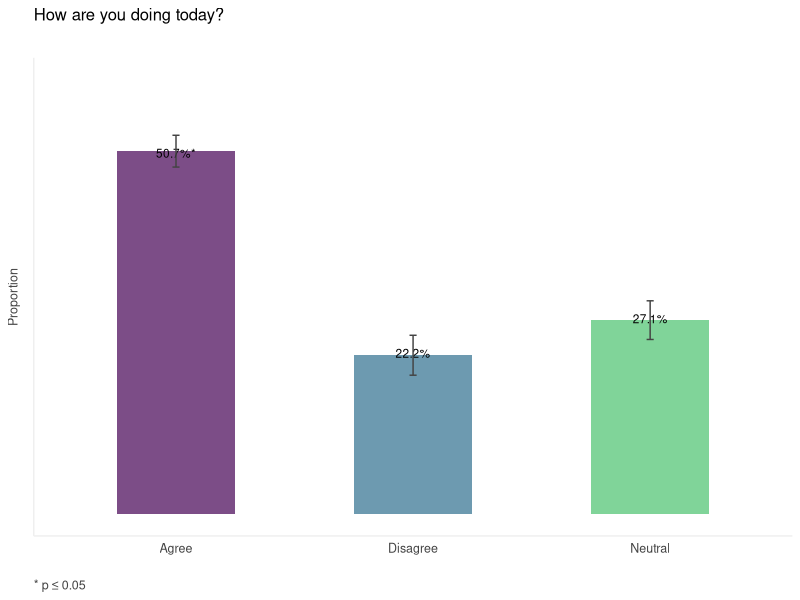
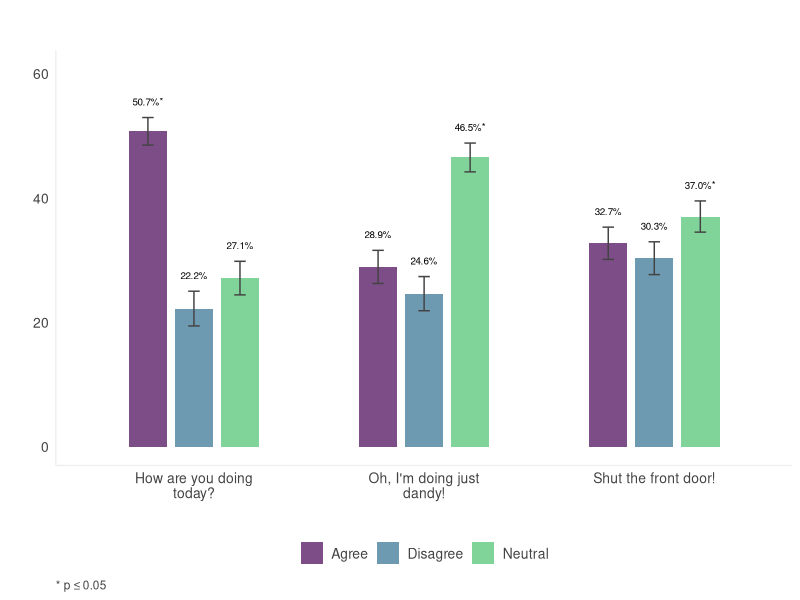
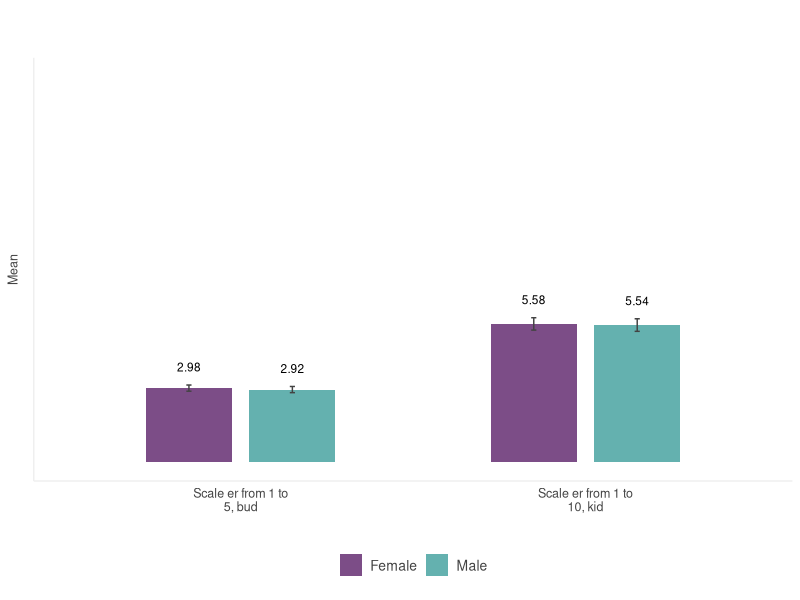

Generate these figures, in order, with R:
## ---- chunk 1
# Import dependencies
library(dplyr)
library(ggplot2)
library(ggtext)
library(stringr)
library(tidyr)
library(viridis)
## ---- chunk 2
# This function renders a bar plot...with many options
render_barplot <- function(items, test = "lm", ...) {
  
  # Get optional arguments
  options <- list(...)
  
  # Check whether optional arguments are set
  if(is.character(options$item_labels)) names(items) <- options$item_labels
  if(is.numeric(options$plot_width) & is.numeric(options$plot_height)) options(repr.plot.width = options$plot_width, repr.plot.height = options$plot_height)
  if(is.character(options$plot_font_face)) plot_font_face <- options$plot_font_face else plot_font_face <- "Roboto"
  if(is.numeric(options$plot_title_font_size)) plot_title_font_size <- options$plot_title_font_size else plot_title_font_size <- 10
  if(length(options$x_axis_label)) x_axis_label <- options$x_axis_label else x_axis_label <- ""
  if(length(options$y_axis_label)) y_axis_label <- options$y_axis_label else y_axis_label <- ""
  if(is.numeric(options$axis_text_font_size)) axis_text_font_size <- options$axis_text_font_size else axis_text_font_size <- 10
  if(is.numeric(options$label_font_size)) label_font_size <- options$label_font_size else label_font_size <- 2.5
  if(is.character(options$label_color)) label_color <- options$label_color else label_color <- "#434343"
  if(is.numeric(options$error_bar_size)) error_bar_size <- options$error_bar_size else error_bar_size <- 0.15
  if(isFALSE(options$show_legend)) show_legend <- "none" else show_legend <- "bottom"
  if(isFALSE(options$show_x_axis)) x_axis_text <- element_blank() else x_axis_text <- element_text(color = label_color, size = axis_text_font_size)
  if(isFALSE(options$show_y_axis)) y_axis_text <- element_blank() else y_axis_text <- element_text(color = label_color, size = axis_text_font_size)
  if(is.numeric(options$legend_font_size)) legend_font_size <- options$legend_font_size else legend_font_size <- 10
  if(is.numeric(options$transparency)) transparency <- options$transparency else transparency <- 0.7
  if(is.numeric(options$alpha_level)) alpha_level <- options$alpha_level else alpha_level <- 0.05
  if(is.numeric(options$label_wrap_size)) label_wrap_size <- options$label_wrap_size else label_wrap_size <- 20
  if(is.numeric(options$data_label_position)) data_label_position <- options$data_label_position * -1 else data_label_position <- 2.5
  if(is.numeric(options$decimals)) decimals <- options$decimals else decimals <- 1
  if(is.vector(options$grouping_variable %>% unlist)) grouping_variable <- options$grouping_variable

  get_means <- function(response, response_label, predictor, alpha_level = 0.05) {

    x <- tibble(response = response, predictor = predictor)

    df <- tibble()

    for(level in unique(x$predictor)) {
      model <- lm(response ~ 1, data = x %>% filter(predictor == level))
      df <- bind_rows(
        df,
        tibble(
            level = level,
            mean = round(model$coefficients %>% as.vector, decimals),
            ci_lower = confint(model)[1,1],
            ci_upper = confint(model)[1,2]
        )
      )
    }
    
    df <- df %>%
      mutate(
        item = !! response_label,
        stat_sig = ""
      ) %>%
      relocate(item, .before = level)

    model <- lm(response ~ predictor, data = x)
    p <- summary(model)$coefficients[2,4]

    if(p <= alpha_level) df$stat_sig <- c("*", "")


    return(df)
    
}

  # This function runs a chi-square goodness of fit test and computes props for a nominal vector
  get_props <- function(x, label, alpha_level = 0.05) {
    
    # Run Chi-square goodness of fit test
    test <- chisq.test(
      x = x %>%
        table %>% 
        unname
    )
    
    # Compute props
    props <- x %>% 
      table %>%
      prop.table %>%
      as_tibble %>%
      rename(level = ".", prop = n) %>%
      mutate(
        item = label,
        n = x %>%
          table %>%
          unname,
        error = sqrt((prop * (1 - prop)) / n) * 100,
        prop = round(prop * 100, decimals),
        ci_lower = prop - error,
        ci_upper = prop + error,
        stat_sig = ""
      ) %>%
      relocate(item, .before = level) %>%
      rename(mean = prop)
    
    # If stat sig
    if(test$p.value <= alpha_level) {
      
      # Identify prop with largest residual
      largest_residual <- which(abs(test$residuals) == max(abs(test$residuals)))
      
      # Add asterisk to stat_sig vector row with largest residual
      props$stat_sig[largest_residual] <- "*"
      
    }
    
    return(props)
    
  }

  # Wrap vector names if too long
  names(items) <- str_wrap(
    string = names(items),
    width = label_wrap_size
  )

  # Pivot all nominal vectors long, then run each vector through the get_props function
  if(test == "chi-square") {
    df <- items %>%
      pivot_longer(cols = all_of(names(items))) %>%
      #group_by(name) %>%
      #dplyr::summarize(get_props(value, unique(name), alpha_level = alpha_level), .groups = "keep") %>%
      #ungroup() %>%
      reframe(get_props(value, unique(name), alpha_level = alpha_level), .by = name) %>%
      mutate(
        item = factor(
          x = item,
          levels = all_of(names(items))
        )
      )
  } else if(test == "lm") {
    names(grouping_variable) <- "grouping_variable"
    
    df <- bind_cols(items, grouping_variable) %>%
      pivot_longer(cols = all_of(names(items))) %>%
      #group_by(name) %>%
      #dplyr::summarize(get_means(value, grouping_variable, alpha_level = alpha_level), .groups = "keep") %>%
      #ungroup() %>%
      reframe(get_means(value, unique(name), grouping_variable, alpha_level = alpha_level), .groups = "keep", .by = name) %>%
      mutate(
        item = factor(
          x = item,
          levels = all_of(names(items))
        )
      )
  }

  if(is.character(options$item_options)) {
    df <- df %>%
      mutate(
        level = factor(
          x = level,
          levels = names(options$item_options),
          labels = options$item_options
        )
      )
  }
  
  # Create color palette
  if(is.character(options$color_palette)) {
    color_palette <- options$color_palette
  } else {
    color_palette = viridis(15)
  }
  
  # Tweak plot based on number of items passed into function
  if(ncol(items) > 1) {

    # Compute unique levels in df
    unique_levels <- length(unique(df$level))
    
    # Select the number of colors needed
    fill_colors <- color_palette[
      seq(
        from = 1, 
        to = length(color_palette), 
        by = floor(length(color_palette) / unique_levels)
      )[1:unique_levels]
    ]
    
    # Set mapping content
    mapping_content <- aes(
      x = item, 
      y = mean, 
      fill = level,
      label = paste0(
        format(
          x = mean, 
          nsmall = 1
        ), 
        if_else(
          condition = test == "chi-square",
          true = "%",
          false = ""
        ), 
        stat_sig
      )
    )
    
    # Set plot title
    plot_title <- ""
      
  } else {
    
    # Select the number of colors needed
    fill_colors <- color_palette[
      seq(
        from = 1, 
        to = length(color_palette), 
        by = floor(length(color_palette) / nrow(df))
      )[1:nrow(df)]
    ]
    
    # Set mapping content
    mapping_content <- aes(
      x = level, 
      y = mean, 
      fill = level,
      label = paste0(
        format(
          x = mean, 
          nsmall = 1
        ), 
        if_else(
          condition = test == "chi-square",
          true = "%",
          false = ""
        ), 
        stat_sig
      )
    )
    
    # Set plot title
    plot_title <- gsub("\n", " ", df$item[1])
    
  }
  
  # Render bar plot
  ggplot(
    data = df,
    mapping = mapping_content
  ) + 
    geom_bar(
      stat = "identity", 
      width = 0.5, 
      position = position_dodge(width = 0.6), 
      alpha = transparency
    ) +
    geom_text(
      position = position_dodge(width = 0.6),
      aes(
        vjust = data_label_position, 
        y = ci_upper
      ), 
      size = label_font_size
    ) +
    geom_errorbar(
      aes(ymin = ci_lower, ymax = ci_upper),
      color = "#434343",
      width = error_bar_size,
      position = position_dodge(width = 0.6)
    ) + 
    scale_fill_manual(values = fill_colors) +
    scale_y_continuous(breaks = seq(from = 0, to = min(100, max(df$mean + 10)), by = 20), limits = c(0, min(100, max(df$mean + 10)))) +
    labs(
      title = plot_title,
      x = x_axis_label, 
      y = y_axis_label,
      caption = if_else(
        condition = "*" %in% df$stat_sig,
        true = paste0("&#42; p &le; ", format(round(alpha_level, 2), nsmall = 2), options$caption_title),
        false = ""
      )
    ) +
    theme_minimal() +
    theme(
      text = element_text(family = options$plot_font_face),
      plot.title = element_text(size = plot_title_font_size, margin = margin(0, 0, plot_title_font_size * 2, 0)),
      axis.title.x = element_text(color = label_color, margin = margin(0, axis_text_font_size * 1.25, 0)),
      axis.title.y = element_text(size = axis_text_font_size, color = label_color, margin = margin(0, axis_text_font_size * 0.75, 0)),
      axis.text.x = x_axis_text,
      axis.text.y = y_axis_text,
      legend.position = show_legend,
      legend.title = element_blank(),
      legend.text = element_text(size = legend_font_size, color = label_color),
      plot.caption = element_markdown(size = label_font_size + 6, color = label_color, hjust = 0),
      panel.grid.major = element_blank(),
      panel.grid.minor = element_blank(),
      axis.line = element_line(color = "#efefef")
    )
  
} 
## ---- chunk 3
# Create fake data
df <- tibble(
  `How are you doing today?` = sample(
    x = c("Agree", "Disagree", "Neutral"),
    size = 1000,
    replace = TRUE,
    prob = c(0.5, 0.2, 0.3)
  ),
  `Oh, I'm doing just dandy!` = sample(
    x = c("Agree", "Disagree", "Neutral"),
    size = 1000,
    replace = TRUE,
    prob = c(0.3, 0.27, 0.43)
  ),
  `Shut the front door!` = sample(
    x = c("Agree", "Disagree", "Neutral"),
    size = 1000,
    replace = TRUE,
    prob = c(0.32, 0.33, 0.35)
  ),
  Sex = sample(
    x = c("Female", "Male"),
    size = 1000,
    replace = TRUE,
    prob = c(0.51, 0.49)
  ),
  `Scale er from 1 to 5, bud` = sample(
    x = 1:5,
    size = 1000,
    replace = TRUE,
    prob = rep(0.2, 5)
  ),
  `Scale er from 1 to 10, kid` = sample(
    x = 1:10,
    size = 1000,
    replace = TRUE,
    prob = rep(0.1, 10)
  )
)
## ---- chunk 4
render_barplot(
  items = df %>% 
    select(`How are you doing today?`),
  test = "chi-square",
  plot_title_font_size = 12,
  y_axis_label = "Proportion",
  show_y_axis = FALSE,
  axis_text_font_size = 9,
  label_font_size = 3,
  error_bar_size = 0.03,
  show_legend = FALSE
)
## ---- chunk 5
render_barplot(
  items = df %>% 
    select(
      `How are you doing today?`, 
      `Oh, I'm doing just dandy!`, 
      `Shut the front door!`
    ),
  test = "chi-square",
  data_label_position = 1.5
)
## ---- chunk 6
render_barplot(
  items = df %>% 
    select(
      `Scale er from 1 to 5, bud`,
      `Scale er from 1 to 10, kid`
    ),
  grouping_variable = df %>%
    select(Sex),
  test = "lm",
  data_label_position = 1.5,
  decimals = 2,
  plot_title_font_size = 12,
  y_axis_label = "Mean",
  show_y_axis = FALSE,
  axis_text_font_size = 9,
  label_font_size = 3,
  error_bar_size = 0.03
)
